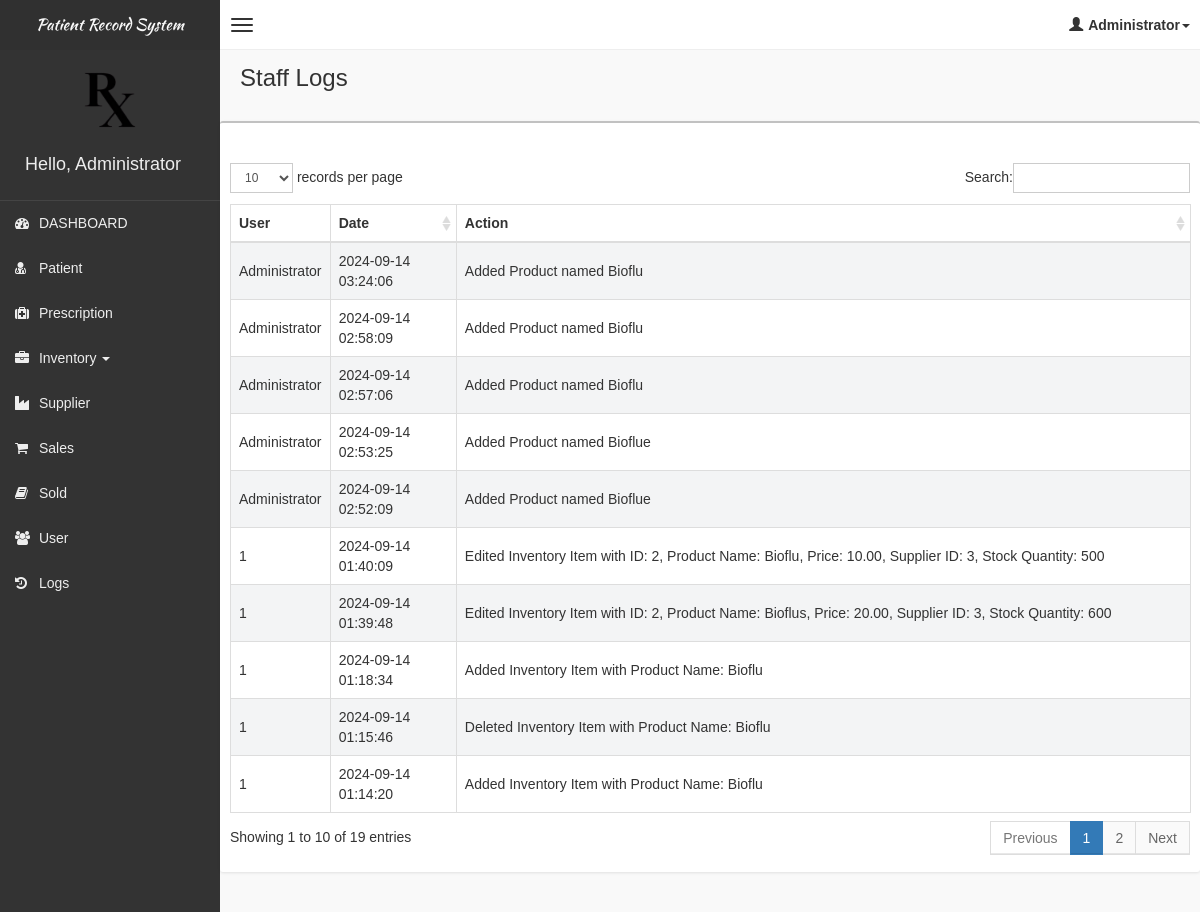
Page /pages/logs/logs.php (signed in) on the committed database.
### tables this page shows
CREATE TABLE `tbllogs` (
  `id` int NOT NULL,
  `user` varchar(50) NOT NULL,
  `logdate` datetime NOT NULL,
  `action` text NOT NULL
);

### pages/logs/logs.php (the view, shortened to what this page needs)
<!DOCTYPE html>
<html>
    <?php
    if(!isset($_SESSION['role']))
    {
        header("Location: ../../login.php");
    }
    else
    {
    include('../head_css.php'); ?>
    <body class="skin-black">
        <?php
        include "../connection.php";
        ?>
        <?php include('../header.php'); ?>
        <div class="wrapper row-offcanvas row-offcanvas-left">
            <?php include('../sidebar-left.php'); ?>
            <aside class="right-side">
                <section class="content-header">
                    <h1>
                        Staff Logs
                    </h1>
                </section>
                <section class="content">
                    <div class="row">
                            <div class="box">
                                <div class="box-header">
                                    <div style="padding:10px;">
                                    </div>
                                </div>
                                <div class="box-body table-responsive">
                                <form method="post">
                                    <table id="table" class="table table-bordered table-striped">
                                        <thead>
                                            <tr>
                                                <th>User</th>
                                                <th>Date</th>
                                                <th>Action</th>
                                            </tr>
                                        </thead>
                                        <tbody>
                                            <?php
                                                $squery = mysqli_query($con, "select * from tbllogs order by logdate desc");
                                                while($row = mysqli_fetch_array($squery))
                                                {
                                                    echo '
                                                    <tr>
                                                        <td>'.$row['user'].'</td>
                                                        <td>'.$row['logdate'].'</td>
                                                        <td>'.$row['action'].'</td>
                                                    </tr>
                                                    ';
                                                }
                                            ?>
                                        </tbody>
                                    </table>
                                    </form>
                                </div>
                            </div>
                    </div>
                </section>
            </aside>
        </div>
        <?php }
        include "../footer.php"; ?>
    </body>
</html>

### pages/head_css.php (shortened to what this page needs)
<head>
    <link href="../../css/bootstrap.min.css" rel="stylesheet" type="text/css" />
    <link href="../../css/font-awesome.min.css" rel="stylesheet" type="text/css" />
    <link href="../../css/ionicons.min.css" rel="stylesheet" type="text/css" />
    <link href="../../js/morris/morris-0.4.3.min.css" rel="stylesheet" type="text/css" />
    <link href="../../css/AdminLTE.css" rel="stylesheet" type="text/css" />
    <link href="../../css/datatables/dataTables.bootstrap.css" rel="stylesheet" type="text/css" />
    <link href="../../css/select2.css" rel="stylesheet" type="text/css" />
</head>

### pages/header.php (shortened to what this page needs)
<?php
 echo  '<header class="header">
          <a href="#" class="logo">
          Patient Record System
              <img src="../../img/logo.png" class="logo-img" style="height:100px; width:100px;"/>
          </a>
          <nav class="navbar navbar-static-top" role="navigation">
              <a href="#" class="navbar-btn sidebar-toggle" data-toggle="offcanvas" role="button">
                  <span class="sr-only">Toggle navigation</span>
                  <span class="icon-bar"></span>
                  <span class="icon-bar"></span>
                  <span class="icon-bar"></span>
              </a>
              <div class="navbar-right">
                  <ul class="nav navbar-nav">
                      <li class="dropdown user user-menu">
                          <a href="#" class="dropdown-toggle" data-toggle="dropdown">
                              <i class="glyphicon glyphicon-user"></i><span>'.$_SESSION['role'].'<i class="caret"></i></span>
                          </a>
                          <ul class="dropdown-menu">
                              <li class="user-header bg-light-blue">
                                  <p>
                                      '.$_SESSION['role'].'
                                  </p>
                              </li>
                              <li class="user-footer">
                                  <div class="pull-left">
                                      <a href="#" class="btn btn-default btn-flat" data-toggle="modal" data-target="#editProfileModal">Change Account</a>
                                  </div>
                                  <div class="pull-right">
                                      <a href="../../logout.php" class="btn btn-default btn-flat">Sign out</a>
                                  </div>
                              </li>
                          </ul>
                      </li>
                  </ul>
              </div>
          </nav>
      </header>'; ?>

### pages/sidebar-left.php (shortened to what this page needs)
<?php
	echo '
	<aside class="left-side sidebar-offcanvas">
                <section class="sidebar">
                    <div class="user-panel">
                        <div class="pull-left info" style= margin-top:80px;>
                            <h4>Hello, '.$_SESSION['role'].'</h4>
                        </div>
                    </div>
                    ';
                    if($_SESSION['role'] == "Administrator"){
                        echo '
                    <ul class="sidebar-menu">
                            <li>
                                <a href="../dashboard/dashboard.php">
                                    <i class="fa fa-dashboard"></i> <span>DASHBOARD</span>
                                </a>
                            </li>
                            <li>
                                <a href="../patient/patient.php">
                                    <i class="fa fa-user-md"></i> <span>Patient</span>
                                </a>
                            </li>
                            <li>
                                <a href="../prescription/prescription.php">
                                    <i class="fa fa-medkit"></i> <span>Prescription</span>
                                </a>
                            </li>
                            <li class="dropdown">
                                <a href="#" class="dropdown-toggle" data-toggle="dropdown">
                                    <i class="fa fa-briefcase"></i> <span>Inventory</span> <b class="caret"></b>
                                </a>
                            </li>
                            <li>
                                <a href="../supplier/supplier.php">
                                    <i class="fa fa-industry"></i> <span>Supplier</span>
                                </a>
                            </li>
                            <li>
                                <a href="../posv2/pos_main.php">
                                    <i class="fa fa-shopping-cart"></i> <span>Sales</span>
                                </a>
                            </li>
                            <li>
                                <a href="../sold/sold.php">
                                    <i class="fa fa-book"></i> <span>Sold</span>
                                </a>
                            </li>
                            <li>
                                <a href="../user/user.php">
                                    <i class="fa fa-users"></i> <span>User</span>
                                </a>
                            </li>
                            <li>
                                <a href="../logs/logs.php">
                                    <i class="fa fa-history"></i> <span>Logs</span>
                                </a>
                            </li>
                    </ul>';
                    }
                echo '
                </section>
            </aside>
	';
?>

### rows in the picture
tbllogs: user "Administrator", logdate "2024-09-14 03:24:06", action "Added Product named Bioflu"
tbllogs: user "Administrator", logdate "2024-09-14 02:58:09", action "Added Product named Bioflu"
tbllogs: user "Administrator", logdate "2024-09-14 02:57:06", action "Added Product named Bioflu"
tbllogs: user "Administrator", logdate "2024-09-14 02:53:25", action "Added Product named Bioflue"
tbllogs: user "Administrator", logdate "2024-09-14 02:52:09", action "Added Product named Bioflue"
tbllogs: user "1", logdate "2024-09-14 01:40:09", action "Edited Inventory Item with ID: 2, Product Name: Bioflu, Price: 10.00, Supplier ID: 3, Stock Quantity: 500"
tbllogs: user "1", logdate "2024-09-14 01:39:48", action "Edited Inventory Item with ID: 2, Product Name: Bioflus, Price: 20.00, Supplier ID: 3, Stock Quantity: 600"
tbllogs: user "1", logdate "2024-09-14 01:18:34", action "Added Inventory Item with Product Name: Bioflu"
tbllogs: user "1", logdate "2024-09-14 01:15:46", action "Deleted Inventory Item with Product Name: Bioflu"
tbllogs: user "1", logdate "2024-09-14 01:14:20", action "Added Inventory Item with Product Name: Bioflu"

### other values in the picture
$_SESSION['role'] "Administrator"
